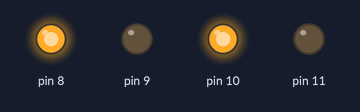
This sketch was run on a simulated Arduino Uno, built with avr-gcc and run on an emulated ATmega328P. On the bench: output pins drawn as LEDs (lit = HIGH).

Above: at 0.1 s.
At 2.4 s:
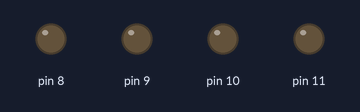
Timing chart, 0 to 3.9 s (numbered marks = the images above):
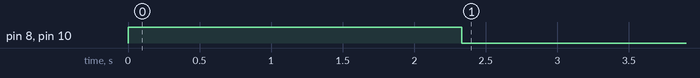

The sketch:

Dian_Ji_Ce_Shi.ino
```cpp
void setup()
{
  pinMode(8,OUTPUT);
  pinMode(9,OUTPUT);
  pinMode(10,OUTPUT);
  pinMode(11,OUTPUT);
}

void loop() {
  static int i = 0;
while(i == 0)
{

  i++;
  digitalWrite(8,1);
  digitalWrite(9,0);
  digitalWrite(10,1);
  digitalWrite(11,0);
  delay(2333);
    digitalWrite(8,0);
  digitalWrite(9,0);
  digitalWrite(10,0);
  digitalWrite(11,0);

}
}
```

Measured:
- by itself, pin 8, pin 10: LOW → HIGH at 0.00 s, → LOW 2.3 s later
